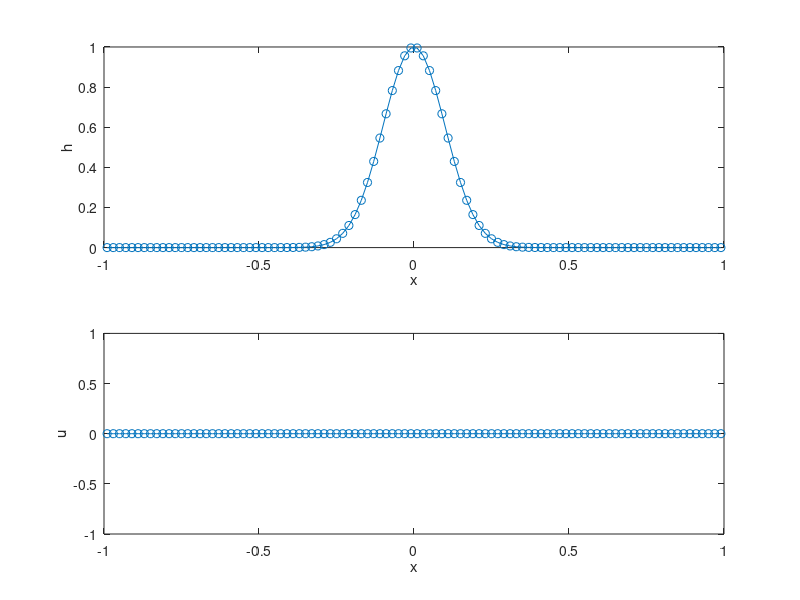

The MATLAB script that drew this image: (Note: this script raises an error after producing the figure.)
% Godunov-type Finite volume method for the 1D Shallow Water Equation
clear;
clc;

global Nx g;

% Physical parameters
xL =-1;
xR = 1;
t = 0;
tend = 1;
g = 9.81;   % acceleration due to gravity

% numerical parameters
Nx = 100;           % the number of the cell-centers
dx = (xR - xL)/Nx;  % distance between the mesh points
CFL= 0.9;           % CFL number <= 1
x  = linspace(xL+dx/2,xR-dx/2,Nx);

% Initial conditoins
q = zeros(2,Nx);
hL = 1;   
hR = 0.1;
q(1,1:Nx/2)    = hL;
q(1,Nx/2+1:Nx) = hR;

% Define parameters for the Gaussian
h0 = 1;          % Amplitude of the Gaussian
x0 = (xL + xR)/2; % Mean (center) of the Gaussian, centered in the domain
sigma = 0.1;

% Create the Gaussian blob for h(x)
h = h0 * exp(-(x - x0).^2 / (2 * sigma^2));
q(1,:) = h;

qnew = q;

% plot the initial data
subplot(2,1,1)
plot(x,q(1,:),'-o')
ylabel('h')
xlabel('x')

subplot(2,1,2)
plot(x,q(2,:)./q(1,:),'-o')
ylabel('u')
xlabel('x')

% compute the total amount of water content in the domain (integral of h
% between xL and xR):
H0 = sum(dx*q(1,:));

% time loop
for n = 1:1000000
    amax = max(max(abs(Lambda(q))));
    dt   = CFL*dx/amax; 
    if (t + dt > tend)
        dt = tend - t;
    end
    if (t >= tend)
        break;  % stop the time loop
    end
    
    % space loop
    dtdx = dt/dx;
    for i = 1:Nx
        if    ( i == 1  )
            q_ghost    = q(:,i);    % "create" a ghost state outside of the domain
            q_ghost(2) =-q(2,i);    % invert the sing of its momentum/velocity
            qm = ExactRP(q_ghost,q(:,i  ),0);  % compute the exact sol of the RP at x_{i-1/2}
            fm = f(qm);
            qp = ExactRP(q(:,i  ),q(:,i+1),0);  % compute the exact sol of the RP at x_{i+1/2}
            fp = f(qp);
            % stadrand Finite-Volume update:
            qnew(:,i) = q(:,i) - dtdx*( fp - fm );
        elseif( i == Nx )
            q_ghost    = q(:,i);    % "create" a ghost state outside of the domain
            q_ghost(2) =-q(2,i);    % invert the sing of its momentum/velocity
            qm = ExactRP(q(:,i-1),q(:,i  ),0);  % compute the exact sol of the RP at x_{i-1/2}
            fm = f(qm);
            qp = ExactRP(q(:,i  ),q_ghost,0);  % compute the exact sol of the RP at x_{i+1/2}
            fp = f(qp);
            % stadrand Finite-Volume update:
            qnew(:,i) = q(:,i) - dtdx*( fp - fm );
        else
            qm = ExactRP(q(:,i-1),q(:,i  ),0);  % compute the exact sol of the RP at x_{i-1/2}
            fm = f(qm);
            qp = ExactRP(q(:,i  ),q(:,i+1),0);  % compute the exact sol of the RP at x_{i+1/2}
            fp = f(qp);
            % stadrand Finite-Volume update:
            qnew(:,i) = q(:,i) - dtdx*( fp - fm );
        end

    end

    % update time and solution
    t = t + dt;
    q = qnew;

    % plot the snumerical solution
    subplot(2,1,1)
    plot(x,q(1,:),'-o')
    ylabel('h')
    xlabel('x')
    title(strcat('time = ',num2str(t)))
    
    subplot(2,1,2)
    plot(x,q(2,:)./q(1,:),'-o')
    ylabel('u')
    xlabel('x')
    errMassCons = sum(dx*q(1,:)) - H0;  % compare integral of h with the one at t=0
    title(strcat('mass cons error = ',num2str(errMassCons)))

    pause(0.001)
    % for monitoring: Compute the amount of water and compare with H0

end





